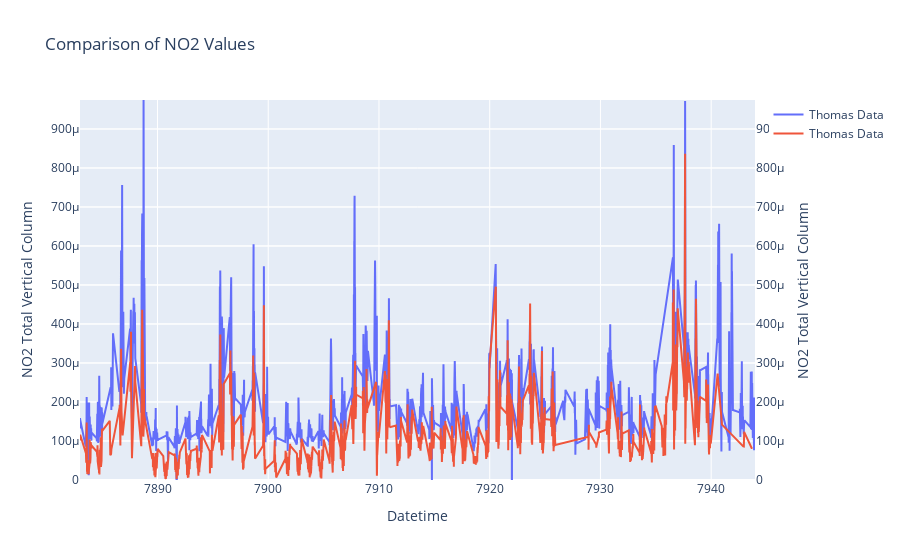

Source (notebook cell):
### Markdown cell above
## Comparison of NO2 Values With The Same Scale

### Code cell
import plotly.graph_objects as go
import plotly.io as pio

# Create traces
trace1 = go.Scatter(
    x=Thomas['Datetime'],
    y=Thomas['NO2_total_vertical_column'],
    mode='markers',
    name='Thomas Data'
)

trace2 = go.Scatter(
    x=Elena['Datetime'],
    y=Elena['NO2_total_vertical_column'],
    mode='markers',
    name='Thomas Data',
    yaxis='y2'  # Assigning to the second y-axis
)

# Find the maximum value of both datasets
max_value = max(Thomas['NO2_total_vertical_column'].max(), Elena['NO2_total_vertical_column'].max())

# Create the layout
layout = go.Layout(
    title='Comparison of NO2 Values',
    xaxis=dict(title='Datetime'),
    yaxis=dict(title='NO2 Total Vertical Column', range=[0, max_value]),
    yaxis2=dict(title='NO2 Total Vertical Column', overlaying='y', side='right', range=[0, max_value])
)

# Create the figure and add traces
data = [trace1, trace2]
fig = go.Figure(data=data, layout=layout)

# Show the plot
pio.show(fig)

### Figure 1 — Plotly figure (JSON) as saved in the notebook; plotly's stock layout.template omitted (floating-point values rounded to 4 significant figures; data arrays with more than 128 entries replaced by an {"elided": "..."} marker saying what was removed)
{"data": [{"mode": "lines", "name": "Thomas Data", "type": "scatter", "x": {"elided": "20192 float values"}, "y": {"elided": "20192 float values"}}, {"mode": "lines", "name": "Thomas Data", "type": "scatter", "x": {"elided": "19893 float values"}, "y": {"elided": "19893 float values"}, "yaxis": "y2"}], "layout": {"title": {"text": "Comparison of NO2 Values"}, "xaxis": {"title": {"text": "Datetime"}}, "yaxis": {"range": [0, 0.0009743], "title": {"text": "NO2 Total Vertical Column"}}, "yaxis2": {"overlaying": "y", "range": [0, 0.0009743], "side": "right", "title": {"text": "NO2 Total Vertical Column"}}}}
